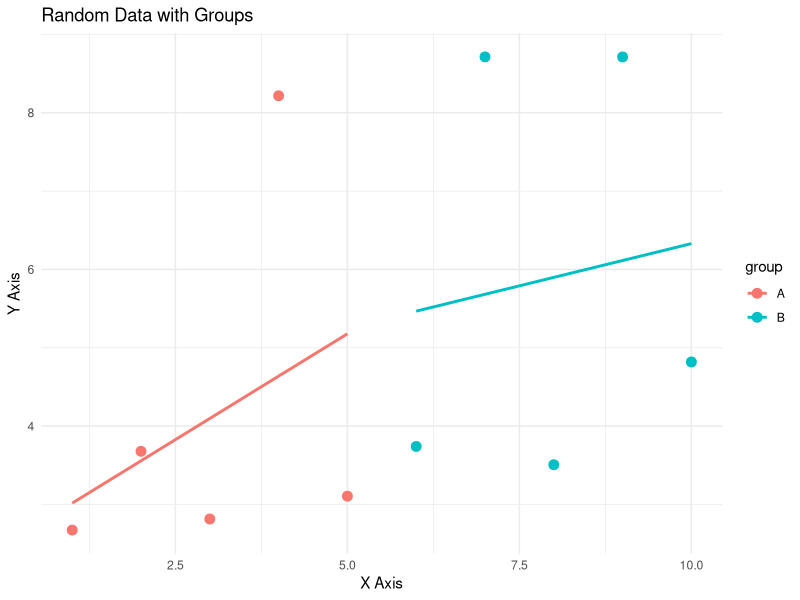

Write R code to recreate this figure.
## ---- chunk 1
#| label: fig-r-plot
#| fig-cap: "R ggplot2 example"

# Install and load ggplot2
library(ggplot2)

# Create sample data
df <- data.frame(
  x = 1:10,
  y = rnorm(10, mean = 5, sd = 2),
  group = rep(c("A", "B"), each = 5)
)

# Create plot
ggplot(df, aes(x = x, y = y, color = group)) +
  geom_point(size = 3) +
  geom_smooth(method = "lm", se = FALSE) +
  theme_minimal() +
  labs(title = "Random Data with Groups",
       x = "X Axis",
       y = "Y Axis")
## ---- chunk 2
#| eval: true
#| echo: true
#| output: true

# R code that shows both code and output
x <- c(1, 2, 3, 4, 5)
y <- x^2

data.frame(x = x, y = y)
